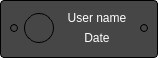
<?xml version="1.0" encoding="UTF-8"?>
<ui version="4.0">
 <class>Form</class>
 <widget class="QWidget" name="Form">
  <property name="geometry">
   <rect>
    <x>0</x>
    <y>0</y>
    <width>158</width>
    <height>58</height>
   </rect>
  </property>
  <property name="minimumSize">
   <size>
    <width>130</width>
    <height>58</height>
   </size>
  </property>
  <property name="windowTitle">
   <string>Form</string>
  </property>
  <property name="styleSheet">
   <string notr="true"/>
  </property>
  <layout class="QHBoxLayout" name="horizontalLayout_3">
   <property name="leftMargin">
    <number>0</number>
   </property>
   <property name="topMargin">
    <number>0</number>
   </property>
   <property name="rightMargin">
    <number>0</number>
   </property>
   <property name="bottomMargin">
    <number>0</number>
   </property>
   <item>
    <widget class="QFrame" name="item">
     <property name="minimumSize">
      <size>
       <width>100</width>
       <height>51</height>
      </size>
     </property>
     <property name="styleSheet">
      <string notr="true">QFrame{
	background-color: #464646;
	border: 1px solid #000000;
	border-radius: 4px;
}</string>
     </property>
     <property name="frameShape">
      <enum>QFrame::StyledPanel</enum>
     </property>
     <property name="frameShadow">
      <enum>QFrame::Raised</enum>
     </property>
     <layout class="QHBoxLayout" name="horizontalLayout">
      <item>
       <layout class="QHBoxLayout" name="horizontalLayout_2" stretch="0,0,0,0">
        <property name="leftMargin">
         <number>0</number>
        </property>
        <property name="topMargin">
         <number>0</number>
        </property>
        <property name="rightMargin">
         <number>0</number>
        </property>
        <property name="bottomMargin">
         <number>1</number>
        </property>
        <item>
         <widget class="QFrame" name="input">
          <property name="minimumSize">
           <size>
            <width>8</width>
            <height>8</height>
           </size>
          </property>
          <property name="maximumSize">
           <size>
            <width>8</width>
            <height>8</height>
           </size>
          </property>
          <property name="styleSheet">
           <string notr="true">QFrame{
	background-color: #464646;
	border: 1px solid #000000;
	border-radius: 4px;
}</string>
          </property>
          <property name="frameShape">
           <enum>QFrame::StyledPanel</enum>
          </property>
          <property name="frameShadow">
           <enum>QFrame::Raised</enum>
          </property>
         </widget>
        </item>
        <item>
         <widget class="QFrame" name="user">
          <property name="minimumSize">
           <size>
            <width>30</width>
            <height>30</height>
           </size>
          </property>
          <property name="maximumSize">
           <size>
            <width>30</width>
            <height>30</height>
           </size>
          </property>
          <property name="styleSheet">
           <string notr="true">QFrame{
	background-color: #464646;
	border: 1px solid #000000;
	border-radius: 15px;
}</string>
          </property>
          <property name="frameShape">
           <enum>QFrame::StyledPanel</enum>
          </property>
          <property name="frameShadow">
           <enum>QFrame::Raised</enum>
          </property>
         </widget>
        </item>
        <item>
         <layout class="QVBoxLayout" name="verticalLayout">
          <item>
           <spacer name="verticalSpacer_2">
            <property name="orientation">
             <enum>Qt::Vertical</enum>
            </property>
            <property name="sizeHint" stdset="0">
             <size>
              <width>20</width>
              <height>40</height>
             </size>
            </property>
           </spacer>
          </item>
          <item>
           <widget class="QLabel" name="user_name">
            <property name="styleSheet">
             <string notr="true">QLabel{
color: white;
    background-color: transparent;
    border: none;
}</string>
            </property>
            <property name="text">
             <string>User name</string>
            </property>
            <property name="alignment">
             <set>Qt::AlignCenter</set>
            </property>
           </widget>
          </item>
          <item>
           <widget class="QLabel" name="date">
            <property name="styleSheet">
             <string notr="true">QLabel{
color: white;
    background-color: transparent;
    border: none;
}</string>
            </property>
            <property name="text">
             <string>Date</string>
            </property>
            <property name="alignment">
             <set>Qt::AlignCenter</set>
            </property>
           </widget>
          </item>
          <item>
           <spacer name="verticalSpacer">
            <property name="orientation">
             <enum>Qt::Vertical</enum>
            </property>
            <property name="sizeHint" stdset="0">
             <size>
              <width>20</width>
              <height>40</height>
             </size>
            </property>
           </spacer>
          </item>
         </layout>
        </item>
        <item>
         <widget class="QFrame" name="output">
          <property name="minimumSize">
           <size>
            <width>8</width>
            <height>8</height>
           </size>
          </property>
          <property name="maximumSize">
           <size>
            <width>8</width>
            <height>8</height>
           </size>
          </property>
          <property name="styleSheet">
           <string notr="true">QFrame{
	background-color: #464646;
	border: 1px solid #000000;
	border-radius: 4px;
}</string>
          </property>
          <property name="frameShape">
           <enum>QFrame::StyledPanel</enum>
          </property>
          <property name="frameShadow">
           <enum>QFrame::Raised</enum>
          </property>
         </widget>
        </item>
       </layout>
      </item>
     </layout>
    </widget>
   </item>
  </layout>
 </widget>
 <resources/>
 <connections/>
</ui>
